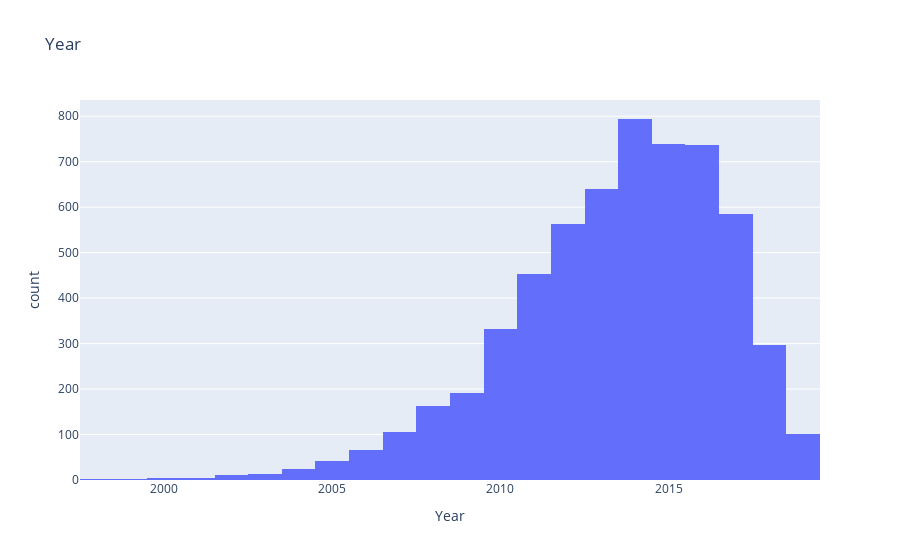
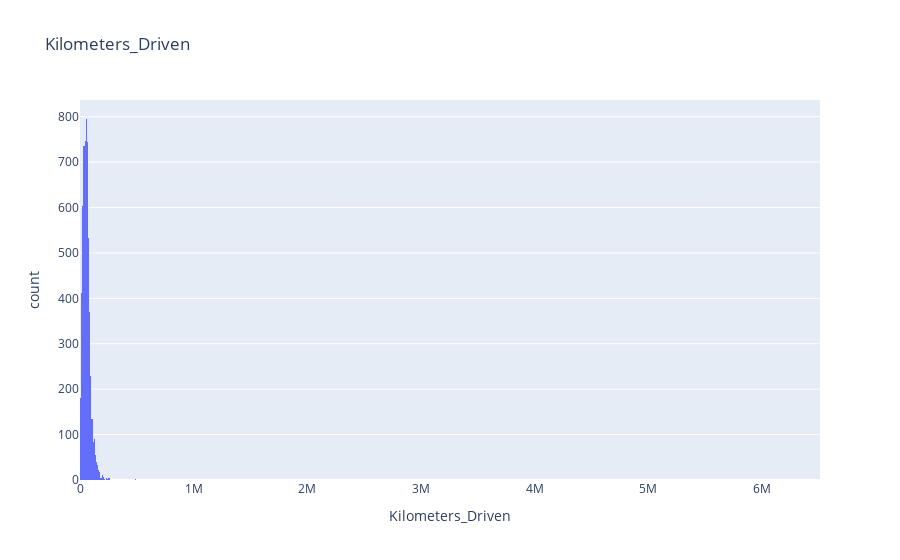
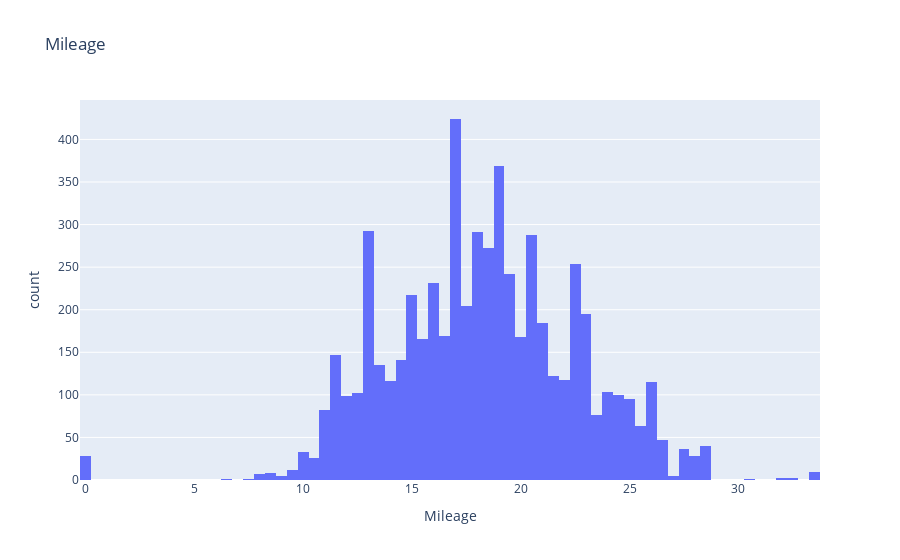
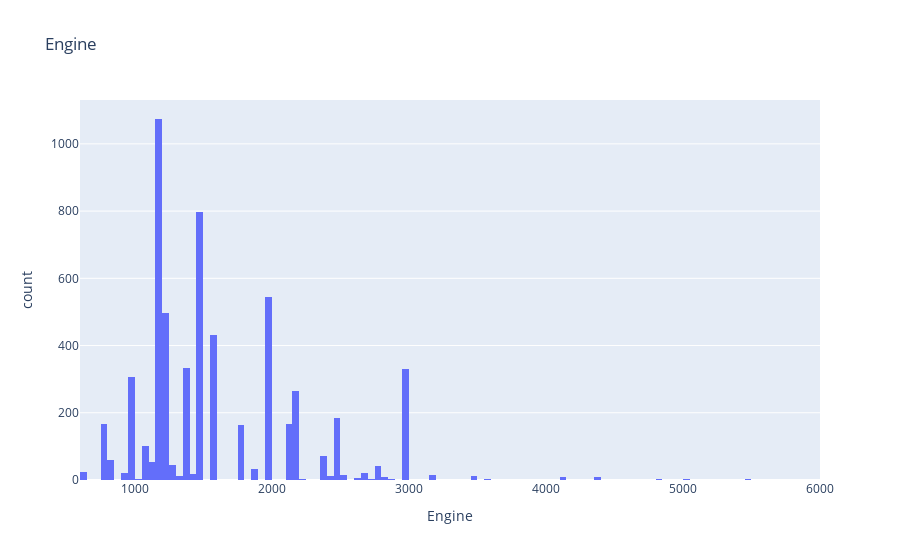

Notebook cell for these charts, in order:
### Code cell
# In depth check for numerical columns

for col in df.select_dtypes(include= 'number').columns:

    px.histogram(data_frame= df, x= col, title= col).show()

### Figure 1 — Plotly figure (JSON) as saved in the notebook; plotly's stock layout.template omitted (floating-point values rounded to 4 significant figures; data arrays with more than 128 entries replaced by an {"elided": "..."} marker saying what was removed)
{"data": [{"alignmentgroup": "True", "bingroup": "x", "hovertemplate": "Year=%{x}<br>count=%{y}<extra></extra>", "legendgroup": "", "marker": {"color": "#636efa", "pattern": {"shape": ""}}, "name": "", "offsetgroup": "", "orientation": "v", "showlegend": false, "type": "histogram", "x": {"elided": "5872 int values"}, "xaxis": "x", "yaxis": "y"}], "layout": {"barmode": "relative", "legend": {"tracegroupgap": 0}, "title": {"text": "Year"}, "xaxis": {"anchor": "y", "domain": [0, 1], "title": {"text": "Year"}}, "yaxis": {"anchor": "x", "domain": [0, 1], "title": {"text": "count"}}}}

### Figure 2 — Plotly figure (JSON) as saved in the notebook; plotly's stock layout.template omitted (floating-point values rounded to 4 significant figures; data arrays with more than 128 entries replaced by an {"elided": "..."} marker saying what was removed)
{"data": [{"alignmentgroup": "True", "bingroup": "x", "hovertemplate": "Kilometers_Driven=%{x}<br>count=%{y}<extra></extra>", "legendgroup": "", "marker": {"color": "#636efa", "pattern": {"shape": ""}}, "name": "", "offsetgroup": "", "orientation": "v", "showlegend": false, "type": "histogram", "x": {"elided": "5872 int values"}, "xaxis": "x", "yaxis": "y"}], "layout": {"barmode": "relative", "legend": {"tracegroupgap": 0}, "title": {"text": "Kilometers_Driven"}, "xaxis": {"anchor": "y", "domain": [0, 1], "title": {"text": "Kilometers_Driven"}}, "yaxis": {"anchor": "x", "domain": [0, 1], "title": {"text": "count"}}}}

### Figure 3 — Plotly figure (JSON) as saved in the notebook; plotly's stock layout.template omitted (floating-point values rounded to 4 significant figures; data arrays with more than 128 entries replaced by an {"elided": "..."} marker saying what was removed)
{"data": [{"alignmentgroup": "True", "bingroup": "x", "hovertemplate": "Mileage=%{x}<br>count=%{y}<extra></extra>", "legendgroup": "", "marker": {"color": "#636efa", "pattern": {"shape": ""}}, "name": "", "offsetgroup": "", "orientation": "v", "showlegend": false, "type": "histogram", "x": {"elided": "5872 float values"}, "xaxis": "x", "yaxis": "y"}], "layout": {"barmode": "relative", "legend": {"tracegroupgap": 0}, "title": {"text": "Mileage"}, "xaxis": {"anchor": "y", "domain": [0, 1], "title": {"text": "Mileage"}}, "yaxis": {"anchor": "x", "domain": [0, 1], "title": {"text": "count"}}}}

### Figure 4 — Plotly figure (JSON) as saved in the notebook; plotly's stock layout.template omitted (floating-point values rounded to 4 significant figures; data arrays with more than 128 entries replaced by an {"elided": "..."} marker saying what was removed)
{"data": [{"alignmentgroup": "True", "bingroup": "x", "hovertemplate": "Engine=%{x}<br>count=%{y}<extra></extra>", "legendgroup": "", "marker": {"color": "#636efa", "pattern": {"shape": ""}}, "name": "", "offsetgroup": "", "orientation": "v", "showlegend": false, "type": "histogram", "x": {"elided": "5872 int values"}, "xaxis": "x", "yaxis": "y"}], "layout": {"barmode": "relative", "legend": {"tracegroupgap": 0}, "title": {"text": "Engine"}, "xaxis": {"anchor": "y", "domain": [0, 1], "title": {"text": "Engine"}}, "yaxis": {"anchor": "x", "domain": [0, 1], "title": {"text": "count"}}}}
